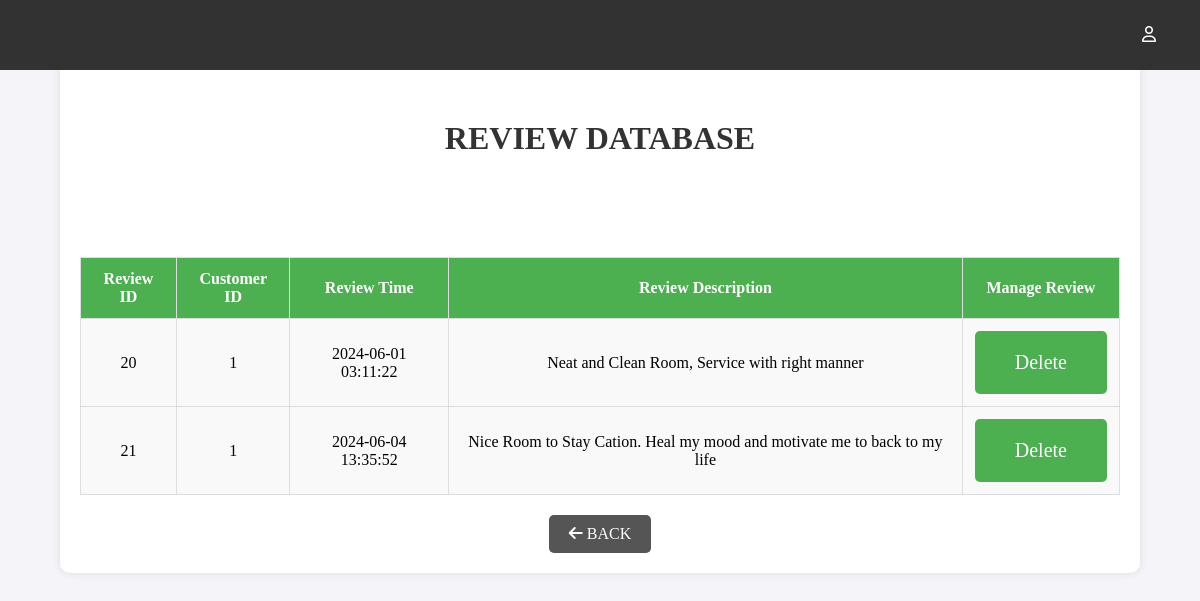
Screenshot of /adminviewreview.php (signed in) with the database file from the repository.
### tables this page shows
CREATE TABLE `review` (
  `review_id` int(11) NOT NULL AUTO_INCREMENT,
  `customer_id` int(11) DEFAULT NULL,
  `reservation_id` int(11) DEFAULT NULL,
  `review_time` datetime NOT NULL,
  `review_description` varchar(500) NOT NULL,
  PRIMARY KEY (`review_id`),
  KEY `fk_review_customer` (`customer_id`),
  KEY `fk_review_reservation` (`reservation_id`),
  CONSTRAINT `fk_review_customer` FOREIGN KEY (`customer_id`) REFERENCES `customer` (`customer_id`) ON DELETE CASCADE ON UPDATE CASCADE,
  CONSTRAINT `fk_review_reservation` FOREIGN KEY (`reservation_id`) REFERENCES `reservation` (`reservation_id`) ON DELETE CASCADE ON UPDATE CASCADE
);

### adminviewreview.php (the view, shortened to what this page needs)
<?php
    include 'config.php';
    include 'adminnavbar.php';
?>
<!DOCTYPE html>
<html lang="en">
<head>
    <link rel="stylesheet" href="https://cdnjs.cloudflare.com/ajax/libs/font-awesome/6.0.0-beta3/css/all.min.css">
</head>
<body>
    <div class="container">
        <h1>Review Database</h1>
        <div style="overflow-x:auto;">
            <table>
                <thead>
                    <tr>
                        <th>Review ID</th>
                        <th>Customer ID</th>
                        <th>Review Time</th>
                        <th>Review Description</th>
                        <th>Manage Review</th>
                    </tr>
                </thead>
                <tbody>
                    <?php
                        $sql = "SELECT * FROM review";
                        $result = mysqli_query($conn, $sql);
                        if ($result) {
                            while ($row = mysqli_fetch_assoc($result)) {
                                $id = $row['review_id'];
                                $customerid = $row['customer_id'];
                                $reviewtime = $row['review_time'];
                                $reviewdescription = $row['review_description'];
                                echo '<tr>
                                <td>' . $id . '</td>
                                <td>' . $customerid . '</td>
                                <td>' . $reviewtime . '</td>
                                <td>' . $reviewdescription . '</td>
                                <td>
                                <button class="delete"><a href="admindeletereview.php?deleteid=' . $id . '">Delete</a></button>
                                </td>
                                </tr>';
                            }
                        }
                    ?>
                </tbody>
            </table>
        </div>
        <div class="back-button">
            <a href="adminlanding.php"><i class="fas fa-arrow-left"></i> BACK</a>
        </div>
    </div>
</body>
</html>

### navbar.css (style rules this page uses)
* { margin: 0%; padding: 0%; background-size: cover; background-repeat: no-repeat; background-attachment: fixed; background-position: center; box-sizing: border-box; font-family: FS Meridian Regular; }
h1 { font-family: FS Meridian Thin; text-transform: uppercase; }
button { background-color: transparent; font-size: 1.25rem; min-width: 6.25rem; min-height: 1.875rem; border: 0.125rem solid black; text-decoration: none; }
button a { color: black; text-decoration: none; }

### adminviewreview.php (style rules this page uses)
body { font-family: Arial, sans-serif; background-color: #f4f4f9; margin: 0; padding: 0; }
.container { width: 90%; margin: 0px auto; padding: 20px; background-color: #fff; box-shadow: 0 0 10px rgba(0, 0, 0, 0.1); border-radius: 10px; }
h1 { text-align: center; color: #333; margin: 100px 0; }
table { width: 100%; border-collapse: collapse; margin: 0px 0; }
th, td { padding: 12px; text-align: center; }
th { background-color: #4CAF50; color: white; border: 1px solid #ddd; }
td { border: 1px solid #ddd; background-color: #f9f9f9; }
tr:nth-child(even) { background-color: #f2f2f2; }
button, .delete a { text-decoration: none; color: white; background-color: #4CAF50; padding: 10px 20px; border: none; border-radius: 5px; cursor: pointer; transition: background-color 0.3s; }
.delete a { display: block; color: white; }
.back-button { display: flex; justify-content: center; margin-top: 20px; }
.back-button a { color: white; background-color: #555; padding: 10px 20px; border-radius: 5px; text-decoration: none; }

### rows the page displays
review: review_id "20", customer "1", review_time "2024-06-01 03:11:22", review_description "Neat and Clean Room, Service with right manner"
review: review_id "21", customer "1", review_time "2024-06-04 13:35:52", review_description "Nice Room to Stay Cation. Heal my mood and motivate me to back to my life"
